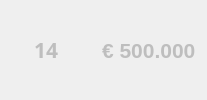
       <widget class="QFrame" name="stage14">
        <property name="enabled">
         <bool>false</bool>
        </property>
        <layout class="QHBoxLayout" name="stage_14">
         <property name="topMargin">
          <number>9</number>
         </property>
         <property name="bottomMargin">
          <number>9</number>
         </property>
         <item>
          <spacer name="horizontalSpacer_16">
           <property name="orientation">
            <enum>Qt::Horizontal</enum>
           </property>
           <property name="sizeType">
            <enum>QSizePolicy::Fixed</enum>
           </property>
           <property name="sizeHint" stdset="0">
            <size>
             <width>23</width>
             <height>20</height>
            </size>
           </property>
          </spacer>
         </item>
         <item>
          <widget class="QLabel" name="label_15">
           <property name="maximumSize">
            <size>
             <width>26</width>
             <height>16777215</height>
            </size>
           </property>
           <property name="font">
            <font>
             <family>OpenSymbol</family>
             <pointsize>16</pointsize>
             <weight>75</weight>
             <bold>true</bold>
            </font>
           </property>
           <property name="text">
            <string>14</string>
           </property>
          </widget>
         </item>
         <item>
          <spacer name="horizontalSpacer_22">
           <property name="orientation">
            <enum>Qt::Horizontal</enum>
           </property>
           <property name="sizeType">
            <enum>QSizePolicy::Fixed</enum>
           </property>
           <property name="sizeHint" stdset="0">
            <size>
             <width>12</width>
             <height>20</height>
            </size>
           </property>
          </spacer>
         </item>
         <item>
          <widget class="QWidget" name="widget_14" native="true">
           <property name="maximumSize">
            <size>
             <width>15</width>
             <height>15</height>
            </size>
           </property>
           <property name="styleSheet">
            <string notr="true">border-image:url(:/images/counter_gem.png);</string>
           </property>
          </widget>
         </item>
         <item>
          <spacer name="horizontalSpacer_44">
           <property name="orientation">
            <enum>Qt::Horizontal</enum>
           </property>
           <property name="sizeType">
            <enum>QSizePolicy::Fixed</enum>
           </property>
           <property name="sizeHint" stdset="0">
            <size>
             <width>20</width>
             <height>20</height>
            </size>
           </property>
          </spacer>
         </item>
         <item>
          <widget class="QLabel" name="label_29">
           <property name="font">
            <font>
             <pointsize>16</pointsize>
             <weight>75</weight>
             <bold>true</bold>
            </font>
           </property>
           <property name="text">
            <string>€ 500.000</string>
           </property>
          </widget>
         </item>
        </layout>
       </widget>
